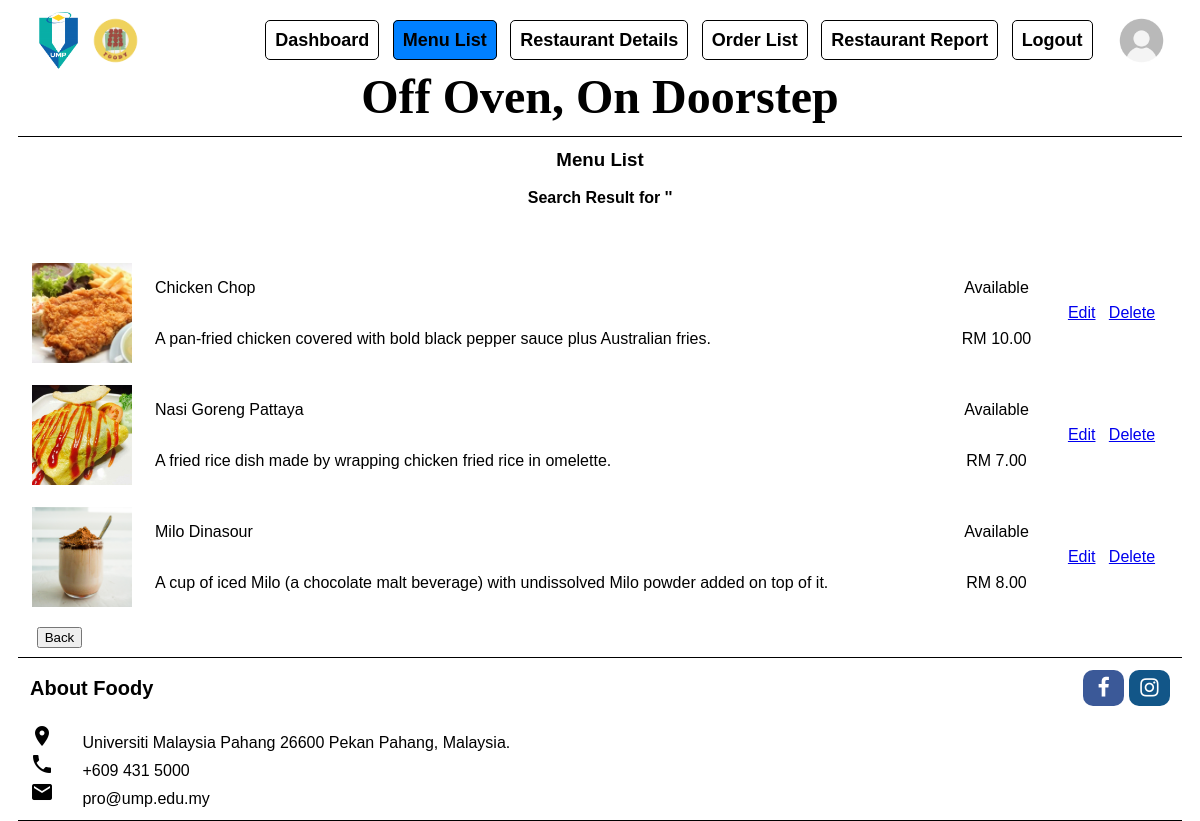
Screenshot of /restaurant_owner/ro_searchMenu.php (signed in) with the database file from the repository.
### tables this page shows
CREATE TABLE `menu_list` (
  `menu_ID` int NOT NULL,
  `foodName` varchar(100) DEFAULT NULL,
  `foodPhoto` varchar(100) DEFAULT NULL,
  `foodDesc` varchar(100) DEFAULT NULL,
  `foodAvailability` varchar(100) DEFAULT NULL,
  `fc_ID` int DEFAULT NULL,
  `rd_ID` int DEFAULT NULL
);

CREATE TABLE `food_categories` (
  `fc_ID` int NOT NULL,
  `categoryName` varchar(100) DEFAULT NULL,
  `categoryPrice` float DEFAULT NULL
);

### restaurant_owner/ro_searchMenu.php (the view, shortened to what this page needs)
<?php
$RO_username=$_SESSION['RO_username'];
include '../db/db.php';
$search = $_POST['search'];
$resultrdID = mysqli_query($conn, "SELECT `rd_ID` FROM `res_details` WHERE `RO_username`='$RO_username'") or die(mysqli_error());
$rowrdID=mysqli_fetch_assoc($resultrdID);
$rd_ID = $rowrdID['rd_ID'];
$sql = sprintf("SELECT menu.menu_ID, menu.foodName, menu.foodPhoto, menu.foodDesc, menu.foodAvailability, fc.categoryPrice, menu.rd_ID FROM `menu_list` `menu`, `food_categories` `fc` WHERE menu.fc_ID = fc.fc_ID AND menu.rd_ID = $rd_ID AND menu.foodName LIKE '%s%%' ORDER BY menu.menu_ID;",
                mysqli_real_escape_string($conn,$search) );
$result=mysqli_query($conn,$sql) or die (mysqli_error());
$rowcount=mysqli_num_rows($result);
?>
<!DOCTYPE html>
<html lang="en">
<head>
    <link rel="stylesheet" href="../css/menu.css">
    <link rel="stylesheet" href="../css/header_footer.css">
    <link rel="stylesheet" href="https://cdnjs.cloudflare.com/ajax/libs/font-awesome/4.7.0/css/font-awesome.min.css">
</head>
<body>
    <header class="wrapper">
        <img src="../resources/ump logo.png" alt="UMP" width="5%">
        <img src="../resources/foody logo.png" alt="Foody" width="5%">
        <nav>
            <a href="ro_dashboard.php">Dashboard</a>
            <a class="active" href="ro_menuList.php">Menu List</a>
            <a href="ro_restaurantDetails.php">Restaurant Details</a>
            <a href="ro_orderList.php">Order List</a>
            <a href="ro_report.php">Restaurant Report</a>
            <a href="javascript:void(0);" onclick="return logout();">Logout</a>
        </nav>
        <img src="../resources/../resources/profile.jpg" alt="profile" width="5%">
        <br>
        <h3 class="center-text">Off Oven, On Doorstep</h3>
    </header>
    <div class="menu wrapper">
        <h3 class="center-text">Menu List</h3>
        <br>
        <h4 class="center-text">Search Result for '<?php echo $search ?>'</h4>
        <br>
        <br>
        <?php
        if($rowcount>0){
            while ($row=mysqli_fetch_assoc($result)) {
            $id=$row['menu_ID'];
            $foodName=$row['foodName'];
            $foodPhoto=$row['foodPhoto'];
            $foodDesc=$row['foodDesc'];
            $foodAvailability=$row['foodAvailability'];
            $fPrice=$row['categoryPrice'];
            ?>
            <table>
                <tr>
                    <td rowspan=2 class="td-1">
                        <img src="<?php echo $foodPhoto; ?>" alt="<?php echo $foodName; ?>">
                    </td>
                    <td class="td-2">
                        <?php echo $foodName; ?>
                    </td>
                    <td class="td-3">
                        <?php echo $foodAvailability; ?>
                    </td>
                    <td rowspan=2 class="td-3">
                        <a href='ro_editMenuList.php?id=<?php echo $id ?>'>Edit</a> &nbsp <a href='../db/deletedb.php?id=<?php echo $id ?>'>Delete</a>
                    </td>
                </tr>
                <tr>
                    <td class="td-2">
                        <?php echo $foodDesc; ?>
                    </td>
                    <td class="td-3">
                        <?php printf("RM %.2f", $fPrice); ?>
                    </td>
                </tr>
                <br>
            </table>
        <?php
            }
        }
        else {
            ?>
            <br>
            <br>
            <h4 style="color: red; font-weight: bold;">No data found!</h4>
        <?php
        }
        ?>
        <br>
        <input type="button" class="btn" value="Back" style="float: left" onclick="history.back()">
        <br>
    </div>
    <footer class="wrapper">
        <div>
            <p style="font-size: 20px;"> <b>About Foody</b> </p>
            <div>
                <a href="#" class="fa fa-facebook fa-lg"></a>
                <a href="#" class="fa fa-instagram fa-lg"></a>
            </div>
        </div>
        <br><i class="material-icons">location_on</i>
        <span class="icon-text"> Universiti Malaysia Pahang 26600 Pekan Pahang, Malaysia. </span>
        <br><i class="material-icons">local_phone</i>
        <span class="icon-text"> +609 431 5000 </span>
        <br><i class="material-icons">email</i>
        <span class="icon-text"> pro@ump.edu.my </span>
    </footer>
</body>
</html>

### css/menu.css (style rules this page uses)
* { margin: 0; padding: 0; font-family: Arial, Helvetica, sans-serif; }
.wrapper { width: 95%; padding: 1%; margin: 0 auto; border-bottom: 1px solid black; }
.center-text { text-align: center; }
input { padding: 1px 6px; }
table { width: 100%; }
tr, td { padding: 0.5em; overflow: hidden; word-break: normal; }
table tr td img { float: left; width: 100px; height: 100px; object-fit: cover; }
table .td-1 { padding: 0 0; width: 10%; vertical-align: middle; }
table .td-2 { text-align: left; vertical-align: middle; }
table .td-3 { width: 10%; text-align: center; vertical-align: middle; }
.btn { position: relative; display: inline-block; margin-left: 0.5em; margin-right: 0.5em; }

### css/header_footer.css (style rules this page uses)
header, footer { width: 100%; }
header { display: flex; flex-flow: wrap; justify-content: space-between; align-items: center; white-space: nowrap; }
header > nav { margin-left: auto; margin-right: 1%; text-decoration: none; }
header > nav > a { border: black solid 1px; text-decoration: none; padding: 0.5em; margin-right: 0.5em; border-radius: 5px; color: black; font-weight: bold; font-size: 18px; }
header > nav > a.active { color: black; background-color: rgb(0 ,128 ,255); }
header > h3 { font-weight: bold; width: 100%; text-align: center; font-family: Georgia Garamond; font-size: 300%; }
footer > div { display: flex; justify-content: space-between; align-items: center; white-space: nowrap; }
footer > div > div { margin-left: auto; }
.fa { padding: 10px; width: 1em; border-radius: 10px; text-align: center; font-size: 1.5em; text-decoration: none; }
.fa-facebook { background: #3B5998; color: white; }
.fa-instagram { background: #125688; color: white; }
.icon-text { display: inline-flex; align-items: center; padding:0 24px; }

### rows the page displays
menu_list: foodPhoto (picture), foodName "Chicken Chop", foodAvailability "Available", foodDesc "A pan-fried chicken covered with bold black pepper sauce plus Australian fries.", fc_ID.categoryPrice "10.00"
menu_list: foodPhoto (picture), foodName "Nasi Goreng Pattaya", foodAvailability "Available", foodDesc "A fried rice dish made by wrapping chicken fried rice in omelette.", fc_ID.categoryPrice "7.00"
menu_list: foodPhoto (picture), foodName "Milo Dinasour", foodAvailability "Available", foodDesc "A cup of iced Milo (a chocolate malt beverage) with undissolved Milo powder added on top of it.", fc_ID.categoryPrice "8.00"
